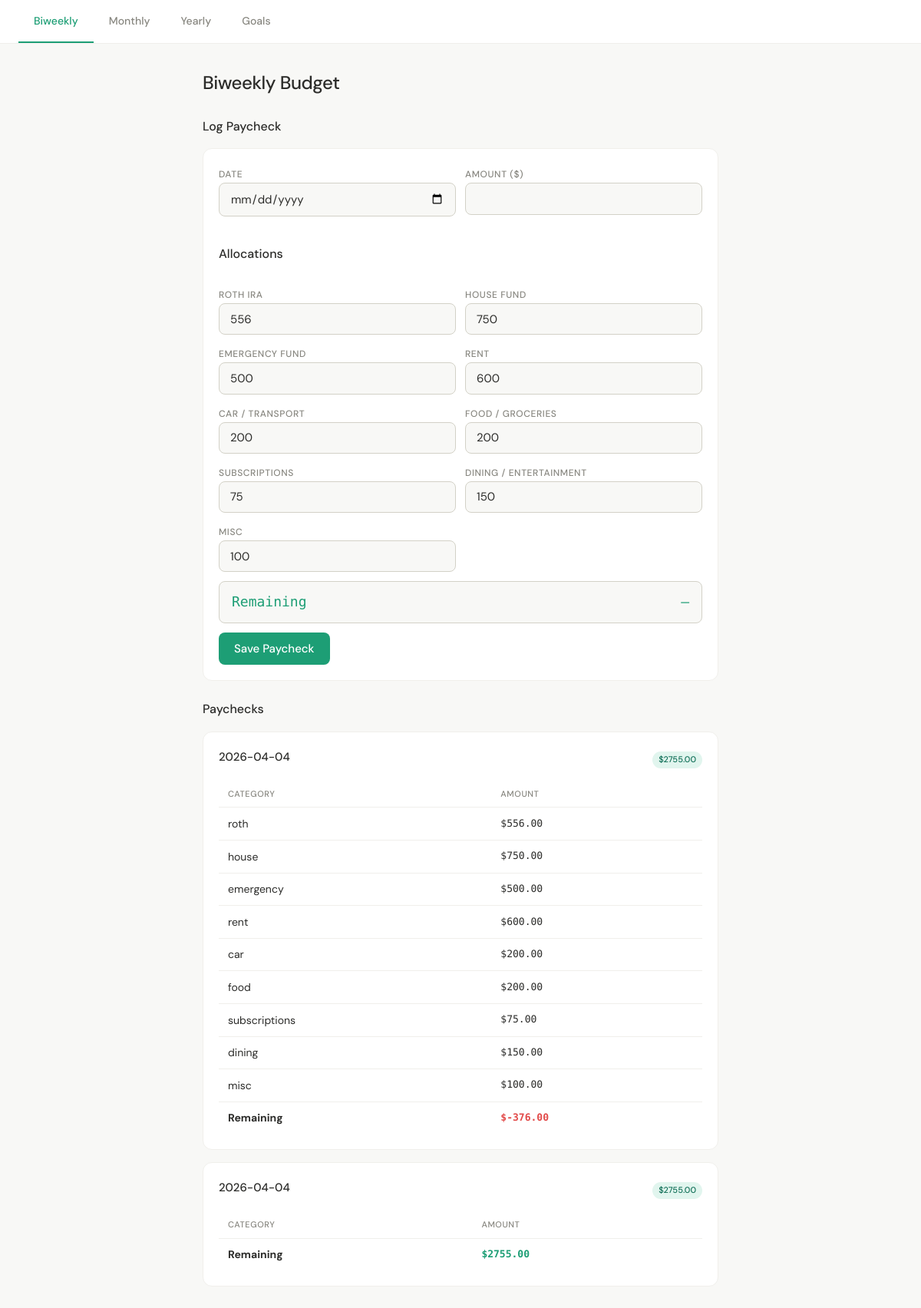
Before: / with the older database file.
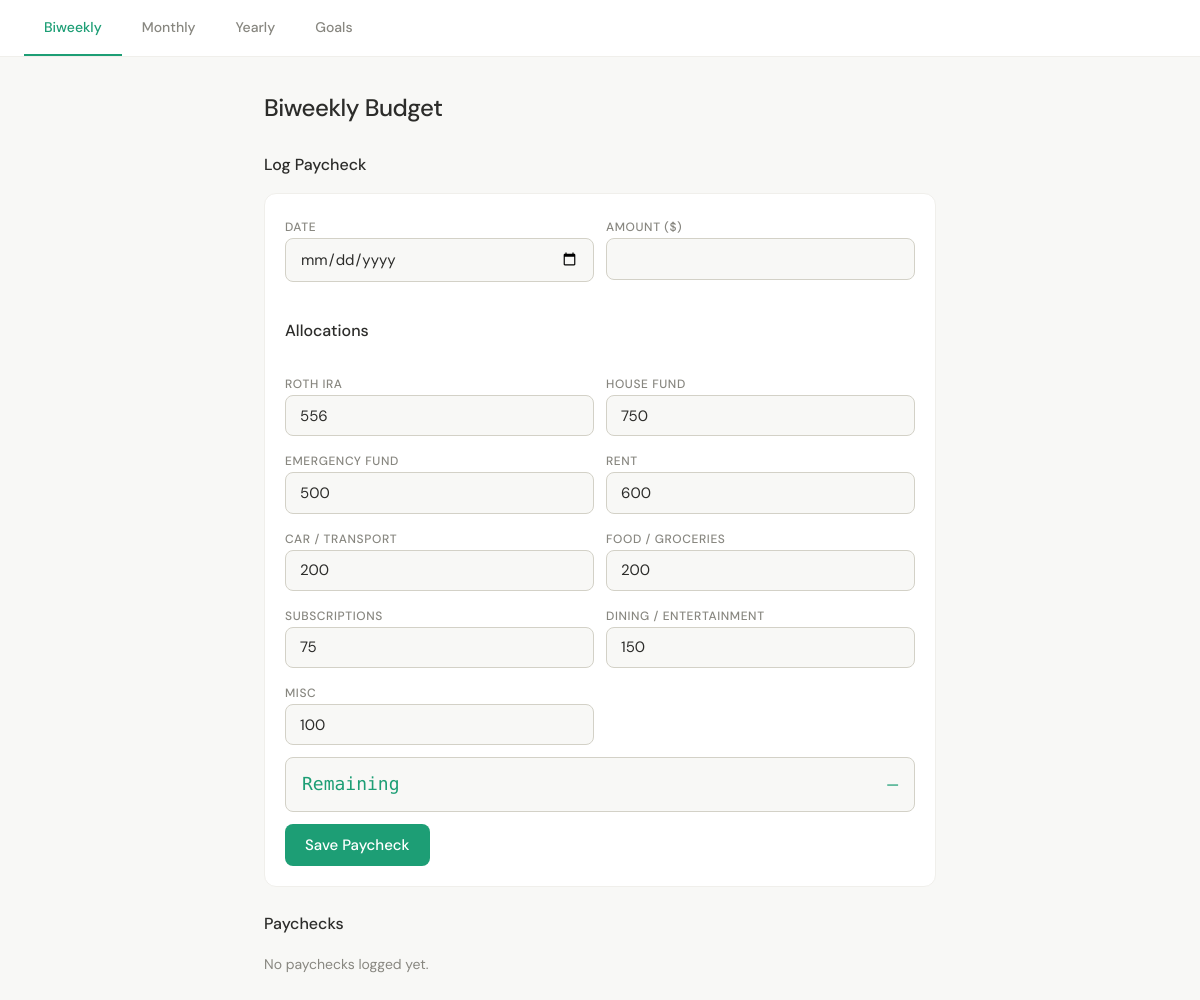
After: the same page with the newer database file.
### tables this page shows
CREATE TABLE paychecks (
            id INTEGER PRIMARY KEY AUTOINCREMENT,
            date TEXT NOT NULL,
            amount REAL NOT NULL
        );

CREATE TABLE allocations (
            id INTEGER PRIMARY KEY AUTOINCREMENT,
            paycheck_id INTEGER NOT NULL,
            category_id INTEGER NOT NULL,
            amount REAL NOT NULL,
            FOREIGN KEY (paycheck_id) REFERENCES paychecks(id),
            FOREIGN KEY (category_id) REFERENCES categories(id)
        );

### app_base.py (the view)
@app.route("/")
def index():
    db = get_db()
    paychecks = db.execute("SELECT * FROM paychecks ORDER BY date DESC").fetchall()
    result = []
    for p in paychecks:
        allocations = db.execute(
            "SELECT * FROM allocations WHERE paycheck_id = ?", (p["id"],)
        ).fetchall()
        total_allocated = sum(a["amount"] for a in allocations)
        result.append({
            "date": p["date"],
            "amount": p["amount"],
            "allocations": allocations,
            "remaining": p["amount"] - total_allocated
        })
    db.close()
    return render_template("index.html", paychecks=result)

### database.py (called while the page is built)
def get_db():
    conn = sqlite3.connect("budget.db")
    conn.row_factory = sqlite3.Row
    return conn

### templates/index.html (shortened to what this page needs)
{% extends "base.html" %}
{% block content %}
<h1>Biweekly Budget</h1>
<h2>Log Paycheck</h2>
<form action="/add-paycheck" method="POST">
  <div class="form-row">
    <div>
      <label>Date</label>
      <input type="date" name="date" required>
    </div>
    <div>
      <label>Amount ($)</label>
      <input type="number" name="amount" step="0.01" id="paycheck-amount" required>
    </div>
  </div>
  <h2>Allocations</h2>
  <div class="form-row">
    <div><label>Roth IRA</label><input type="number" name="roth" step="0.01" value="556"></div>
    <div><label>House Fund</label><input type="number" name="house" step="0.01" value="750"></div>
  </div>
  <div class="form-row">
    <div><label>Emergency Fund</label><input type="number" name="emergency" step="0.01" value="500"></div>
    <div><label>Rent</label><input type="number" name="rent" step="0.01" value="600"></div>
  </div>
  <div class="form-row">
    <div><label>Car / Transport</label><input type="number" name="car" step="0.01" value="200"></div>
    <div><label>Food / Groceries</label><input type="number" name="food" step="0.01" value="200"></div>
  </div>
  <div class="form-row">
    <div><label>Subscriptions</label><input type="number" name="subscriptions" step="0.01" value="75"></div>
    <div><label>Dining / Entertainment</label><input type="number" name="dining" step="0.01" value="150"></div>
  </div>
  <div class="form-row">
    <div><label>Misc</label><input type="number" name="misc" step="0.01" value="100"></div>
    <div></div>
  </div>
  <div class="remaining-display">
    <span>Remaining</span>
    <span id="remaining">—</span>
  </div>
  <button type="submit">Save Paycheck</button>
</form>
<h2>Paychecks</h2>
{% for p in paychecks %}
<div class="card">
  <div style="display:flex; justify-content:space-between; align-items:center; margin-bottom:0.75rem;">
    <h3>{{ p["date"] }}</h3>
    <span class="tag">${{ "%.2f"|format(p["amount"]) }}</span>
  </div>
  <table>
    <tr><th>Category</th><th>Amount</th></tr>
    {% for a in p["allocations"] %}
    <tr><td>{{ a["category"] }}</td><td>${{ "%.2f"|format(a["amount"]) }}</td></tr>
    {% endfor %}
    <tr>
      <td><strong>Remaining</strong></td>
      <td style="color:{{ '#1D9E75' if p['remaining'] >= 0 else '#E24B4A' }}">
        <strong>${{ "%.2f"|format(p["remaining"]) }}</strong>
      </td>
    </tr>
  </table>
</div>
{% else %}
<p>No paychecks logged yet.</p>
{% endfor %}
{% endblock %}

### templates/base.html (shortened to what this page needs)
<!DOCTYPE html>
<html lang="en">
<head>
  <link rel="stylesheet" href="{{ url_for('static', filename='style.css') }}">
</head>
<body>
  <nav>
    <a href="/" class="{{ 'active' if request.path == '/' }}">Biweekly</a>
    <a href="/monthly" class="{{ 'active' if request.path == '/monthly' }}">Monthly</a>
    <a href="/yearly" class="{{ 'active' if request.path == '/yearly' }}">Yearly</a>
    <a href="/goals" class="{{ 'active' if request.path == '/goals' }}">Goals</a>
  </nav>
  <main>
    {% block content %}{% endblock %}
  </main>
</body>
</html>

### static/style.css (style rules this page uses)
*, *::before, *::after { box-sizing: border-box; margin: 0; padding: 0; }
:root { --green: #1D9E75; --green-light: #E1F5EE; --green-dark: #0F6E56; --red: #E24B4A; --red-light: #FCEBEB; --gray-50: #F8F8F6; --gray-100: #F0EFEB; --gray-200: #D3D1C7; --gray-400: #888780; --gray-800: #2C2C2A; --font: 'DM Sans', sans-serif; --mono: 'DM Mono', monospace; --radius: 12px; --radius-sm: 8px; }
body { font-family: var(--font); background: var(--gray-50); color: var(--gray-800); font-size: 15px; line-height: 1.6; min-height: 100vh; }
nav { background: white; border-bottom: 1px solid var(--gray-100); padding: 0 1.5rem; display: flex; gap: 0; position: sticky; top: 0; z-index: 10; }
nav a { text-decoration: none; color: var(--gray-400); font-size: 14px; font-weight: 500; padding: 1rem 1.25rem; border-bottom: 2px solid transparent; transition: color 0.15s, border-color 0.15s; }
nav a.active { color: var(--green); border-bottom-color: var(--green); }
main { max-width: 720px; margin: 0 auto; padding: 2rem 1.5rem; }
h1 { font-size: 24px; font-weight: 500; margin-bottom: 1.5rem; letter-spacing: -0.02em; }
h2 { font-size: 16px; font-weight: 500; margin: 1.5rem 0 1rem; color: var(--gray-800); }
form { background: white; border-radius: var(--radius); border: 1px solid var(--gray-100); padding: 1.25rem; margin-bottom: 1.5rem; display: flex; flex-direction: column; gap: 0.75rem; }
label { font-size: 12px; font-weight: 500; color: var(--gray-400); text-transform: uppercase; letter-spacing: 0.05em; margin-bottom: -0.25rem; }
input[type=text], input[type=number], input[type=date] { width: 100%; padding: 0.6rem 0.875rem; border: 1px solid var(--gray-200); border-radius: var(--radius-sm); font-family: var(--font); font-size: 15px; color: var(--gray-800); background: var(--gray-50); transition: border-color 0.15s; -webkit-appearance: none; }
button[type=submit] { background: var(--green); color: white; border: none; border-radius: var(--radius-sm); padding: 0.7rem 1.25rem; font-family: var(--font); font-size: 15px; font-weight: 500; cursor: pointer; transition: background 0.15s; align-self: flex-start; }
.remaining-display { background: var(--gray-50); border: 1px solid var(--gray-200); border-radius: var(--radius-sm); padding: 0.75rem 1rem; display: flex; justify-content: space-between; align-items: center; font-size: 14px; color: var(--gray-400); }
.remaining-display span { font-family: var(--mono); font-size: 18px; font-weight: 400; color: var(--green); }
.form-row { display: grid; grid-template-columns: 1fr 1fr; gap: 0.75rem; }
p { color: var(--gray-400); font-size: 14px; }

Changed rows visible on the page:
removed paychecks: date "2026-04-04", amount "2755.00", remaining "-376.00"
removed allocations: category "roth", amount "556.00"
removed allocations: category "house", amount "750.00"
removed allocations: category "emergency", amount "500.00"
removed allocations: category "rent", amount "600.00"
removed allocations: category "car", amount "200.00"
removed allocations: category "food", amount "200.00"
removed allocations: category "subscriptions", amount "75.00"
removed allocations: category "dining", amount "150.00"
removed allocations: category "misc", amount "100.00"
removed paychecks: date "2026-04-04", amount "2755.00", remaining "2755.00"
Other visible differences:
text now shown: "No paychecks logged yet."
